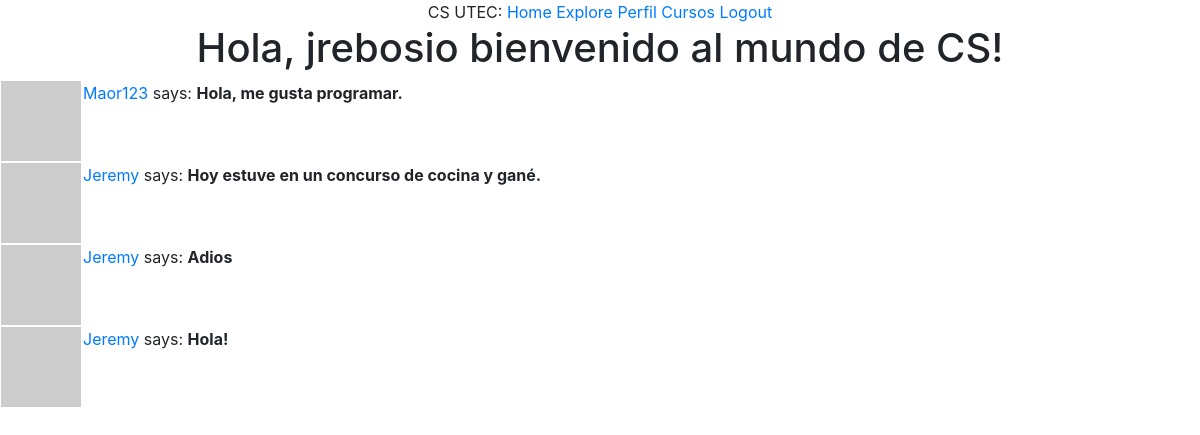
Screenshot of /explore (signed in) with the database file from the repository.
### app/models.py (models this page shows, shortened)
class User(UserMixin, db.Model):
    id = db.Column(db.Integer, primary_key=True)
    username = db.Column(db.String(70), index = True, unique = True)
    email = db.Column(db.String(90), index = True, unique = True)
    password_hash = db.Column(db.String(110))
    posts = db.relationship('Post', backref='author', lazy='dynamic')
    gender = db.Column(db.String(5))
    about_me = db.Column(db.String(140))
    last_seen = db.Column(db.DateTime, default=datetime.utcnow)
    followed = db.relationship(
        'User', secondary=followers,
        primaryjoin=(followers.c.follower_id == id),
        secondaryjoin=(followers.c.followed_id == id),
        backref=db.backref('followers', lazy='dynamic'), lazy='dynamic')
    def avatar(self, size):
        digest = md5(self.email.lower().encode('utf-8')).hexdigest()
        return 'https://www.gravatar.com/avatar/{}?d=identicon&s={}'.format(digest, size)

class Post(db.Model):
    id = db.Column(db.Integer, primary_key=True)
    body = db.Column(db.String(140))
    timestamp = db.Column(db.DateTime, index=True, default=datetime.utcnow)
    user_id = db.Column(db.Integer, db.ForeignKey('user.id'))

### app/routes.py (the view)
@app.route('/explore')
@login_required
def explore():
    posts = Post.query.order_by(Post.timestamp.desc()).all()
    return render_template('index.html', title='Explore', posts=posts)

### app/models.py (called while the page is built)
@login.user_loader
def load_user(id):
    return User.query.get(int(id))

### app/routes.py (called while the page is built)
@app.before_request
def before_request():
    if current_user.is_authenticated:
        current_user.last_seen = datetime.utcnow()
        db.session.commit()

### app/templates/index.html (shortened to what this page needs)
{% extends "base.html" %}
{% block content %}
    {% if current_user.is_authenticated %}
	    {% if current_user.gender=='M' %}
		    <h1>Hola, {{ current_user.username }} bienvenido al mundo de CS!</h1>
	    {% else %}
		    <h1>Hola, {{ current_user.username }} bienvenida al mundo de CS!</h1>
	    {% endif %}
    {% else %}
        <h1>Descrube mundo de la computacion!</h1>
    {% endif %}
    {% for post in posts %}
        {% include "_post.html" %}
    {% endfor %}
{% endblock %}

### app/templates/_post.html
  <table style = "text-align: center">
        <tr valign="top">
            <td><img src="{{ post.author.avatar(36) }}"></td>
            <td>
                <a href="{{ url_for('user', username=post.author.username) }}">
                    {{ post.author.username }}
                </a>
                says: <b>{{ post.body }}</b>
            </td>
        </tr>
    </table>

### rows the page displays
User: username "jrebosio"
Post: author.username "Maor123", body "Hola, me gusta programar."
Post: author.username "Jeremy", body "Hoy estuve en un concurso de cocina y gané."
Post: author.username "Jeremy", body "Adios"
Post: author.username "Jeremy", body "Hola!"
